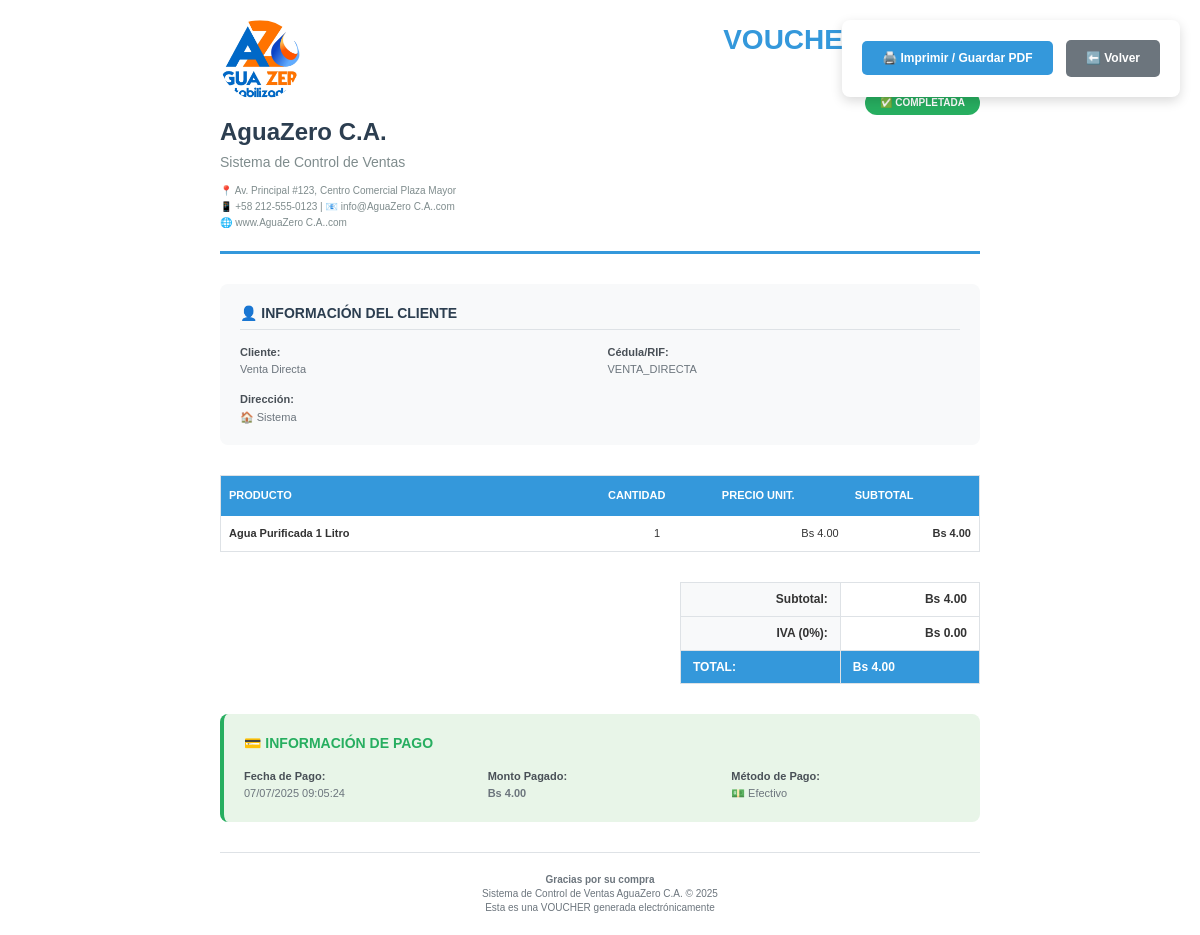
Screenshot of /index.php?action=invoice&method=generate&id=1 (signed in) with the database file from the repository.
### tables this page shows
CREATE TABLE `venta` (
  `id_venta` int(11) NOT NULL AUTO_INCREMENT,
  `Cedula_Rif` varchar(15) NOT NULL,
  `Total` decimal(10,2) NOT NULL,
  `Fecha_Emision` timestamp NOT NULL DEFAULT current_timestamp(),
  `Estado` enum('Completada','Cancelada','Pendiente') DEFAULT 'Completada',
  `No_Control` varchar(50) DEFAULT NULL,
  PRIMARY KEY (`id_venta`),
  KEY `idx_fecha` (`Fecha_Emision`),
  KEY `idx_cliente` (`Cedula_Rif`),
  KEY `idx_total` (`Total`),
  KEY `idx_venta_fecha_cliente` (`Fecha_Emision`,`Cedula_Rif`),
  CONSTRAINT `venta_ibfk_1` FOREIGN KEY (`Cedula_Rif`) REFERENCES `cliente` (`Cedula_Rif`) ON UPDATE CASCADE
);

CREATE TABLE `cliente` (
  `Cedula_Rif` varchar(15) NOT NULL,
  `Nombre` varchar(50) NOT NULL,
  `Apellido` varchar(50) DEFAULT NULL,
  `Telefono` varchar(15) DEFAULT NULL,
  `Direccion` text DEFAULT NULL,
  `Correo` varchar(100) DEFAULT NULL,
  `Fecha_Registro` timestamp NOT NULL DEFAULT current_timestamp(),
  `Estado` enum('Activo','Inactivo') DEFAULT 'Activo',
  PRIMARY KEY (`Cedula_Rif`),
  KEY `idx_nombre` (`Nombre`),
  KEY `idx_telefono` (`Telefono`)
);

CREATE TABLE `detalleventa` (
  `id_detalle_venta` int(11) NOT NULL AUTO_INCREMENT,
  `id_venta` int(11) NOT NULL,
  `id_producto` int(11) NOT NULL,
  `Cantidad` int(11) NOT NULL,
  `Precio_Unitario` decimal(10,2) NOT NULL,
  PRIMARY KEY (`id_detalle_venta`),
  KEY `idx_venta` (`id_venta`),
  KEY `idx_producto` (`id_producto`),
  CONSTRAINT `detalleventa_ibfk_1` FOREIGN KEY (`id_venta`) REFERENCES `venta` (`id_venta`) ON DELETE CASCADE ON UPDATE CASCADE,
  CONSTRAINT `detalleventa_ibfk_2` FOREIGN KEY (`id_producto`) REFERENCES `producto` (`id_producto`) ON UPDATE CASCADE
);

CREATE TABLE `producto` (
  `id_producto` int(11) NOT NULL AUTO_INCREMENT,
  `Nombre` varchar(100) NOT NULL,
  `Precio` decimal(10,2) NOT NULL,
  `Unidad` varchar(20) NOT NULL,
  `id_proveedor` int(11) DEFAULT NULL,
  `Fecha_Registro` timestamp NOT NULL DEFAULT current_timestamp(),
  `Estado` enum('Activo','Inactivo') DEFAULT 'Activo',
  PRIMARY KEY (`id_producto`),
  KEY `idx_nombre` (`Nombre`),
  KEY `idx_precio` (`Precio`),
  KEY `idx_proveedor` (`id_proveedor`),
  KEY `idx_producto_proveedor_stock` (`id_proveedor`,`Estado`),
  CONSTRAINT `producto_ibfk_1` FOREIGN KEY (`id_proveedor`) REFERENCES `proveedor` (`id_proveedor`) ON DELETE SET NULL ON UPDATE CASCADE
);

CREATE TABLE `pago` (
  `id_pago_venta` int(11) NOT NULL AUTO_INCREMENT,
  `id_venta` int(11) NOT NULL,
  `Monto` decimal(10,2) NOT NULL,
  `Fecha` timestamp NOT NULL DEFAULT current_timestamp(),
  PRIMARY KEY (`id_pago_venta`),
  KEY `idx_venta` (`id_venta`),
  KEY `idx_fecha` (`Fecha`),
  CONSTRAINT `pago_ibfk_1` FOREIGN KEY (`id_venta`) REFERENCES `venta` (`id_venta`) ON DELETE CASCADE ON UPDATE CASCADE
);

CREATE TABLE `detallepago` (
  `id_detalle_pago` int(11) NOT NULL AUTO_INCREMENT,
  `id_pago_venta` int(11) NOT NULL,
  `Monto` decimal(10,2) NOT NULL,
  `Metodo_Pago` enum('Efectivo','Transferencia','Tarjeta','Divisas','Cheque') NOT NULL,
  `Fecha` timestamp NOT NULL DEFAULT current_timestamp(),
  PRIMARY KEY (`id_detalle_pago`),
  KEY `idx_pago` (`id_pago_venta`),
  KEY `idx_metodo` (`Metodo_Pago`),
  CONSTRAINT `detallepago_ibfk_1` FOREIGN KEY (`id_pago_venta`) REFERENCES `pago` (`id_pago_venta`) ON DELETE CASCADE ON UPDATE CASCADE
);

### controllers/InvoiceController.php (called while the page is built, shortened)
<?php
require_once 'models/SaleModel.php';
require_once 'models/SaleDetailModel.php';
require_once 'models/PaymentModel.php';
require_once 'models/PaymentDetailModel.php';
class InvoiceController {
    private $saleModel;
    private $saleDetailModel;
    private $paymentModel;
    private $paymentDetailModel;
    public function __construct() {
        $database = new Database();
        $db = $database->getConnection();
        $this->saleModel = new SaleModel($db);
        $this->saleDetailModel = new SaleDetailModel($db);
        $this->paymentModel = new PaymentModel($db);
        $this->paymentDetailModel = new PaymentDetailModel($db);
    }
    public function generate() {
        $saleId = $_GET['id'];
        $sale = $this->saleModel->getSaleWithClient($saleId);
        $saleDetails = $this->saleDetailModel->getDetailsBySale($saleId);
        $payments = $this->paymentModel->getPaymentsBySale($saleId);
        $paymentDetails = [];
        foreach ($payments as $payment) {
            $paymentDetails[$payment['id_pago_venta']] = $this->paymentDetailModel->getDetailsByPayment($payment['id_pago_venta']);
        }
        require_once 'views/invoices/printable.php';
    }
}
?>

### controllers/models/SaleModel.php (called while the page is built, shortened)
<?php
class SaleModel {
    private $conn;
    public function __construct($db) {
        $this->conn = $db;
    }
    public function getSaleWithClient($saleId) {
        $query = "SELECT v.*, c.Nombre, c.Apellido, c.Telefono, c.Direccion, c.Correo
                  FROM Venta v
                  JOIN Cliente c ON v.Cedula_Rif = c.Cedula_Rif
                  WHERE v.id_venta = :sale_id";
        $stmt = $this->conn->prepare($query);
        $stmt->bindParam(':sale_id', $saleId);
        $stmt->execute();
        return $stmt->fetch(PDO::FETCH_ASSOC);
    }
}
?>

### controllers/models/SaleDetailModel.php (called while the page is built, shortened)
<?php
class SaleDetailModel {
    private $conn;
    public function __construct($db) {
        $this->conn = $db;
    }
    public function getDetailsBySale($saleId) {
        $query = "SELECT dv.*, p.Nombre as producto_nombre
                  FROM DetalleVenta dv
                  JOIN Producto p ON dv.id_producto = p.id_producto
                  WHERE dv.id_venta = :sale_id";
        $stmt = $this->conn->prepare($query);
        $stmt->bindParam(':sale_id', $saleId);
        $stmt->execute();
        return $stmt->fetchAll(PDO::FETCH_ASSOC);
    }
}
?>

### controllers/models/PaymentModel.php (called while the page is built, shortened)
<?php
class PaymentModel {
    private $conn;
    public function __construct($db) {
        $this->conn = $db;
    }
    public function getPaymentsBySale($saleId) {
        $query = "SELECT * FROM Pago WHERE id_venta = :sale_id";
        $stmt = $this->conn->prepare($query);
        $stmt->bindParam(':sale_id', $saleId);
        $stmt->execute();
        return $stmt->fetchAll(PDO::FETCH_ASSOC);
    }
}
?>

### controllers/models/PaymentDetailModel.php (called while the page is built, shortened)
<?php
class PaymentDetailModel {
    private $conn;
    public function __construct($db) {
        $this->conn = $db;
    }
    public function getDetailsByPayment($paymentId) {
        $query = "SELECT * FROM DetallePago WHERE id_pago_venta = :payment_id";
        $stmt = $this->conn->prepare($query);
        $stmt->bindParam(':payment_id', $paymentId);
        $stmt->execute();
        return $stmt->fetchAll(PDO::FETCH_ASSOC);
    }
}
?>

### views/invoices/printable.php (the view, shortened to what this page needs)
<!DOCTYPE html>
<html lang="es">
<head>
</head>
<body>
    <div class="no-print">
        <button onclick="window.print()" class="btn btn-primary">🖨️ Imprimir / Guardar PDF</button>
        <a href="index.php?action=ventas&method=details&id=<?php echo $sale['id_venta']; ?>" class="btn btn-secondary">⬅️ Volver</a>
    </div>
    <div class="invoice-container">
        <div class="invoice-header">
            <div class="company-info">
                <img src="assets/imagenes/Imagen de WhatsApp 2025-06-20 a las 23.47.39_e7804b75.jpg"
                     alt="Logo AguaZero C.A." class="company-logo">
                <div class="company-name">AguaZero C.A.</div>
                <div class="company-subtitle">Sistema de Control de Ventas</div>
                <div class="company-details">
                    📍 Av. Principal #123, Centro Comercial Plaza Mayor<br>
                    📱 +58 212-555-0123 | 📧 info@AguaZero C.A..com<br>
                    🌐 www.AguaZero C.A..com
                </div>
            </div>
            <div class="invoice-title">
                <div class="invoice-number">VOUCHER #<?php echo str_pad($sale['id_venta'], 6, '0', STR_PAD_LEFT); ?></div>
                <div class="invoice-date">📅 <?php echo date('d/m/Y H:i:s', strtotime($sale['Fecha_Emision'])); ?></div>
                <div class="invoice-status">✅ <?php echo $sale['Estado']; ?></div>
            </div>
        </div>
        <div class="client-info">
            <div class="client-title">👤 INFORMACIÓN DEL CLIENTE</div>
            <div class="client-details">
                <div class="client-field">
                    <div class="client-label">Cliente:</div>
                    <div class="client-value"><?php echo htmlspecialchars($sale['Nombre'] . ' ' . $sale['Apellido']); ?></div>
                </div>
                <div class="client-field">
                    <div class="client-label">Cédula/RIF:</div>
                    <div class="client-value"><?php echo htmlspecialchars($sale['Cedula_Rif']); ?></div>
                </div>
                <?php if (!empty($sale['Direccion'])): ?>
                <div class="client-field" style="grid-column: 1 / -1;">
                    <div class="client-label">Dirección:</div>
                    <div class="client-value">🏠 <?php echo htmlspecialchars($sale['Direccion']); ?></div>
                </div>
                <?php endif; ?>
            </div>
        </div>
        <table class="items-table">
            <thead>
                <tr>
                    <th style="width: 50%;">Producto</th>
                    <th style="width: 15%;" class="text-center">Cantidad</th>
                    <th style="width: 17.5%;" class="text-right">Precio Unit.</th>
                    <th style="width: 17.5%;" class="text-right">Subtotal</th>
                </tr>
            </thead>
            <tbody>
                <?php
                $totalCalculado = 0;
                foreach ($saleDetails as $detail):
                    $subtotal = $detail['Precio_Unitario'] * $detail['Cantidad'];
                    $totalCalculado += $subtotal;
                ?>
                <tr>
                    <td class="font-bold"><?php echo htmlspecialchars($detail['producto_nombre']); ?></td>
                    <td class="text-center"><?php echo $detail['Cantidad']; ?></td>
                    <td class="text-right">Bs <?php echo number_format($detail['Precio_Unitario'], 2); ?></td>
                    <td class="text-right font-bold">Bs <?php echo number_format($subtotal, 2); ?></td>
                </tr>
                <?php endforeach; ?>
            </tbody>
        </table>
        <div class="totals-section">
            <table class="totals-table">
                <tr>
                    <td class="total-label">Subtotal:</td>
                    <td class="total-amount">Bs <?php echo number_format($totalCalculado, 2); ?></td>
                </tr>
                <tr>
                    <td class="total-label">IVA (0%):</td>
                    <td class="total-amount">Bs 0.00</td>
                </tr>
                <tr class="grand-total">
                    <td>TOTAL:</td>
                    <td>Bs <?php echo number_format($sale['Total'], 2); ?></td>
                </tr>
        </table>
        </div>
        <?php if (!empty($payments)): ?>
        <div class="payment-info">
            <div class="payment-title">💳 INFORMACIÓN DE PAGO</div>
            <?php foreach ($payments as $payment): ?>
                <div class="payment-details">
                    <div class="payment-field">
                        <div class="client-label">Fecha de Pago:</div>
                        <div class="client-value"><?php echo date('d/m/Y H:i:s', strtotime($payment['Fecha'])); ?></div>
                    </div>
                    <div class="payment-field">
                        <div class="client-label">Monto Pagado:</div>
                        <div class="client-value font-bold">Bs <?php echo number_format($payment['Monto'], 2); ?></div>
                    </div>
                    <?php if (isset($paymentDetails[$payment['id_pago_venta']])): ?>
                        <?php foreach ($paymentDetails[$payment['id_pago_venta']] as $detail): ?>
                        <div class="payment-field">
                            <div class="client-label">Método de Pago:</div>
                            <div class="client-value">
                                <?php
                                $methodIcons = [
                                    'Efectivo' => '💵',
                                    'Transferencia' => '🏦',
                                    'Tarjeta' => '💳',
                                    'Divisas' => '💱'
                                ];
                                $icon = $methodIcons[$detail['Metodo_Pago']] ?? '💰';
                                echo $icon . ' ' . htmlspecialchars($detail['Metodo_Pago']);
                                ?>
                            </div>
                        </div>
                        <?php endforeach; ?>
                    <?php endif; ?>
                </div>
            <?php endforeach; ?>
        </div>
        <?php endif; ?>
        <div class="footer">
            <p><strong>Gracias por su compra</strong></p>
            <p>Sistema de Control de Ventas AguaZero C.A. © <?php echo date('Y'); ?></p>
            <p>Esta es una VOUCHER generada electrónicamente</p>
        </div>
    </div>
</body>
</html>

### rows the page displays
venta: Estado "COMPLETADA", Cedula_Rif.Apellido "Venta Directa", Cedula_Rif "VENTA_DIRECTA", Cedula_Rif.Direccion "Sistema", Total "4.00"
detalleventa: id_producto.Nombre "Agua Purificada 1 Litro", Cantidad "1", Precio_Unitario "4.00"
pago: Fecha "07/07/2025 09:05:24", Monto "4.00"
detallepago: Metodo_Pago "💵", Metodo_Pago "Efectivo"

### other values shown
$totalCalculado "4.00"
